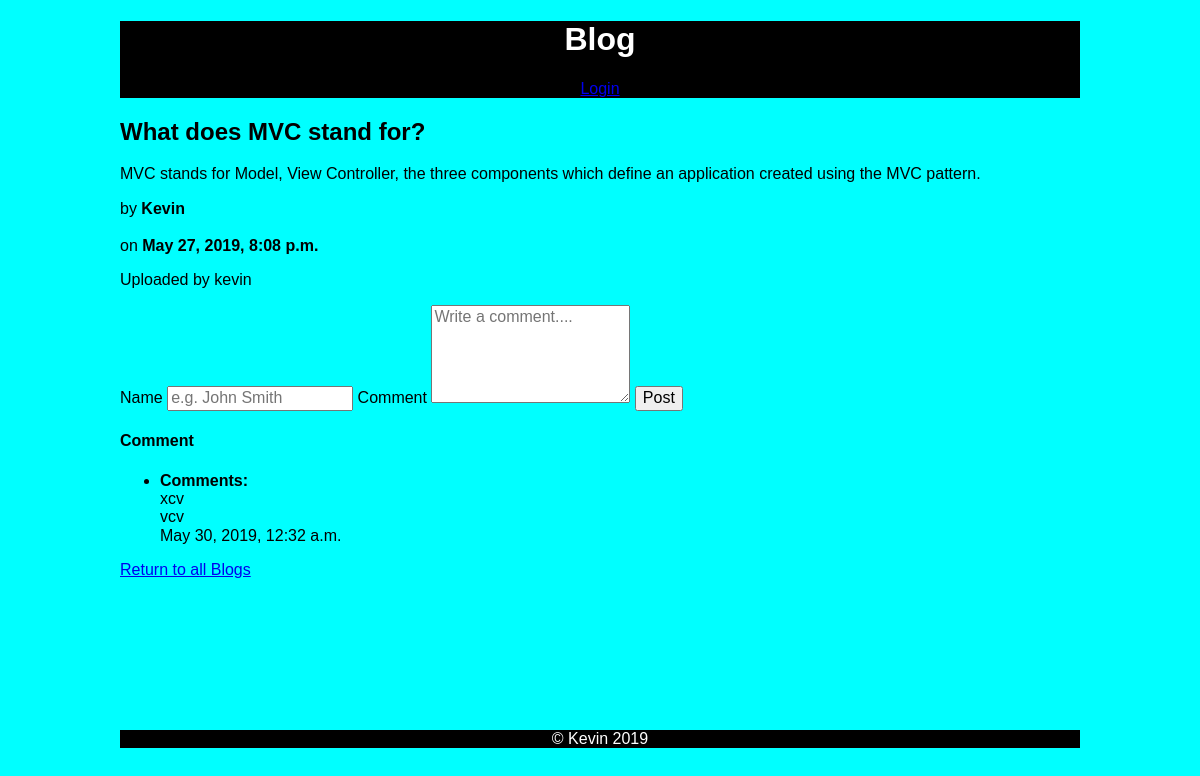
The page /articles/6 on the database as committed earlier.
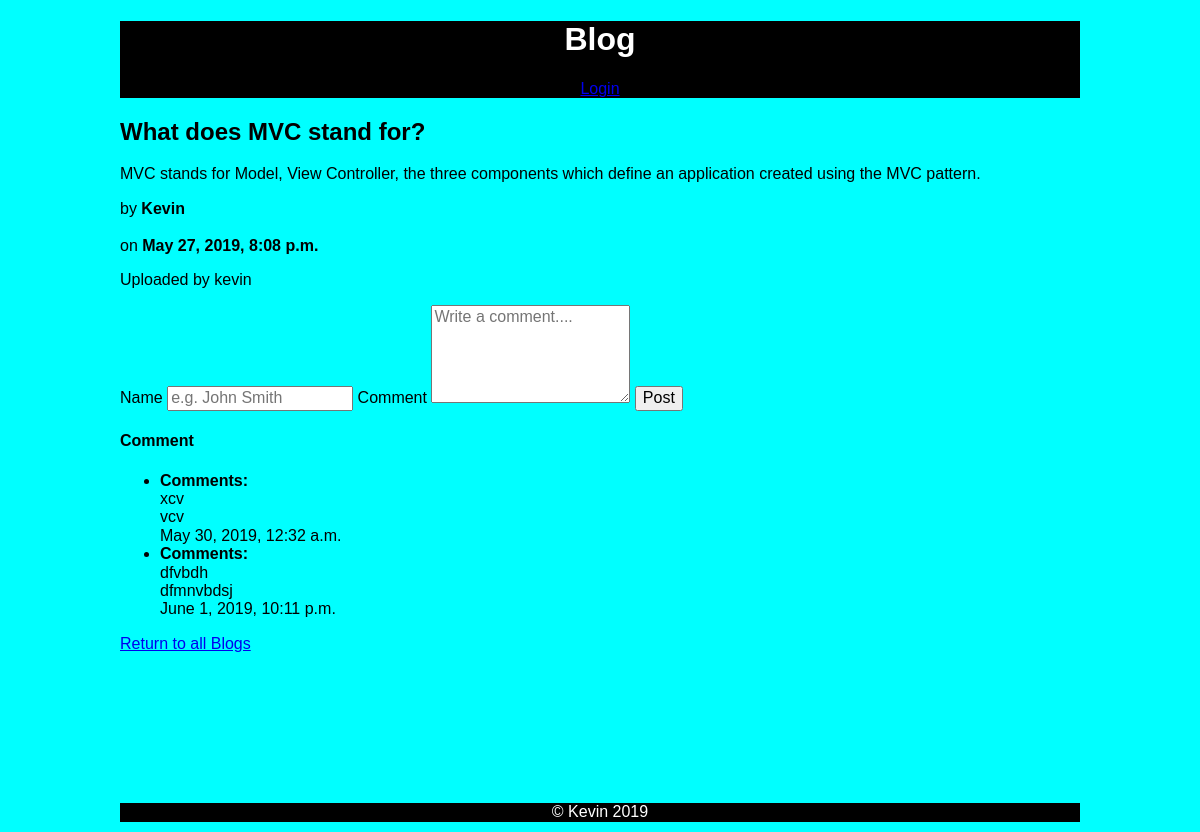
The same page on the database as committed later.
### blog/models.py (models this page shows)
class Comment(models.Model):
    name = models.CharField(max_length=255)
    created_at = models.DateTimeField(auto_now_add=True)
    message = models.TextField()
    article = models.ForeignKey(Article, on_delete=models.CASCADE, related_name='comments')

### blog/views.py (the view)
# urls.py: path('articles/<int:id>', views.topic_show, name='topic_details'),
def topic_show(request, id):
    article = Article.objects.get(pk=id)
    context = {'article': article}
    response = render(request, 'topic.html', context)
    return HttpResponse(response)

### blog/templates/topic.html (shortened to what this page needs)
{% extends 'base.html' %}
{% block content %}
    <main class="topic-details">
        <h2>{{ article.title }}</h2>
        <p>{{ article.body }}</p>
        <p>by<strong> {{ article.author }}</strong><br></br> on <strong>{{ article.published_date }}</strong></p>
        <p>Uploaded by {{article.user.username}}</p>
        <form action="{% url 'create_comment' %}" method="post">
            <div class ="comment">
                <label for="name">Name</label>
                <input type="text" name="name" id="name" placeholder="e.g. John Smith" class="comment_box">
                <label for="message">Comment</label>
                <textarea name="message" id="message" cols="20" rows="5" placeholder="Write a comment...." class="comment_box"></textarea>
                <button type="submit">Post</button>
            </div>
        </form>
        <h4>Comment</h4>
        <ul>
            {% for comment in article.comments.all %}
                <li>
                    <strong>Comments: </strong> <br> {{ comment.name }} <br> {{ comment.message }} <br> {{ comment.created_at }}
                </li>
            {% endfor %}
        </ul>
        <a class="back" href="{% url 'home_page' %}">Return to all Blogs</a>
    </main>
{% endblock %}

Rows that differ between the two databases and show on the page:
added Comment: name "dfvbdh", message "dfmnvbdsj", created_at "June 1, 2019, 10:11 p.m."
